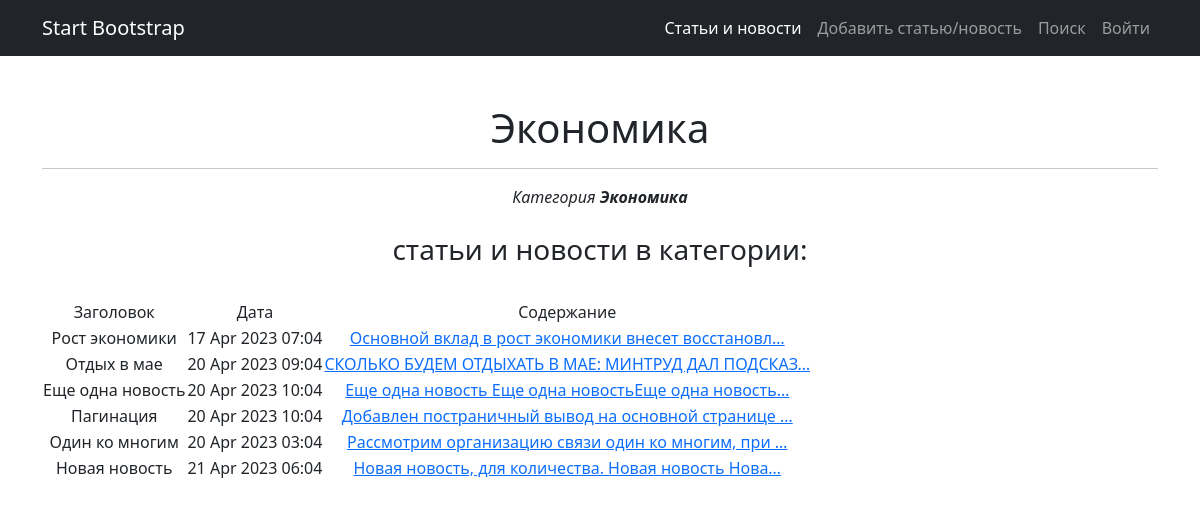
Page /news/category/3/ on the earlier database version.
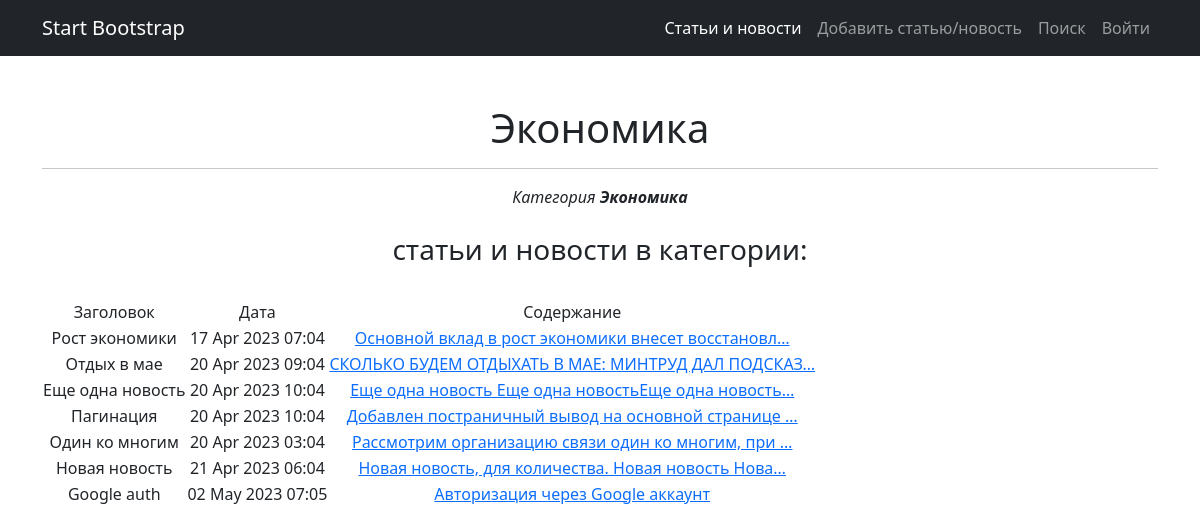
Same page on the later database version.
### news/models.py (models this page shows, shortened)
class Post (models.Model):
    author = models.ForeignKey(Author, on_delete=models.CASCADE)
    article='AR'
    news='NW'
    POST_TYPES=[
        (article, 'Статья'),
        (news,'Новость')
    ]
    postType=models.CharField(max_length=2, choices=POST_TYPES, default=news)
    dateTimeCreate=models.DateTimeField(auto_now_add=True)
    postCategory=models.ManyToManyField(Category, through='PostCategory')
    title=models.CharField(max_length=255)
    text=models.TextField()
    postRating=models.IntegerField(default=0)

### news/views.py (the view)
# urls.py: path('category/<int:pk>/', PostCategory.as_view(), name = 'category'),
class PostCategory(ListView):
    model = Post
    template_name = 'category.html'
    context_object_name = 'posts'  # это имя списка, в котором будут лежать все объекты, его надо указать, чтобы обратиться к самому списку объектов через HTML-шаблон
    queryset = Post.objects.order_by('-id') # это если без формы поиска
    ordering = ['-dateTimeCreate']
    def get_queryset(self):
        id = self.kwargs.get('pk')
        cat = Category.objects.get(pk=id)
        queryset = Post.objects.filter(postCategory=cat)
        queryset.category = cat
        return queryset
    def get_context_data(self, **kwargs):
        context = super().get_context_data(**kwargs)
        user = self.request.user
        id = self.kwargs.get('pk')
        category = Category.objects.get(pk=id)
        if category:
           context['category'] = category
        else:
            context['category'] = False
        if hasattr(user, 'email'):  # подписаться могут только авторизованные пользователи (у них есть user.email)
            subscribed = category.subscribers.filter(email=user.email)
            context['not_subscribed'] = not subscribed
        return context

### news/templatetags/news_filters.py (called while the page is built)
@register.filter(name='censor') # регистрируем наш фильтр под именем censor, чтоб django понимал, что это именно фильтр, а не простая функция
def censor(value): # первый аргумент здесь — это то значение, к которому надо применить фильтр, т.е. примерно следующее будет в шаблоне value|censor
    for word in bad_words_list:
        value = value.replace(word, "")
    return value # возвращаемое функцией значение — это то значение, которое подставится к нам в шаблон

### templates/category.html (shortened to what this page needs)
{% extends 'default.html' %}
{% load news_filters %}
{% block content %}
{% if category %}
<h1>{{ category.name }}</h1>
<hr>
<div>
  <em>
    Категория
    <strong>{{ category.name }}</strong>
  </em>
</div>
<br>
<h3>статьи и новости в категории:</h3>
<br>
<table>
  <tr>
      <td>
          Заголовок
      </td>
      <td>
          Дата
      </td>
      <td>
          Содержание
      </td>
  </tr>
{% for post in posts %}
  <tr>
      <td>
          {{ post.title|censor }}
      </td>
      <td>
          {{ post.dateTimeCreate|date:'d M Y h:m' }}
      </td>
      <td>
          <a href="/news/{{ post.id }}">{{ post.text|censor|truncatechars:50 }}</a>
      </td>
  </tr>
{% endfor %}
</table>
{% else %}
<h1>Нет статей в выбранной категории</h1>
<hr>
Попробуйте выбрать другую категорию
{% endif %}
{% endblock content %}

Differences in the rows shown:
added Post: title|censor "Google auth", dateTimeCreate "02 May 2023 07:05", text|censor "Авторизация через Google аккаунт"
